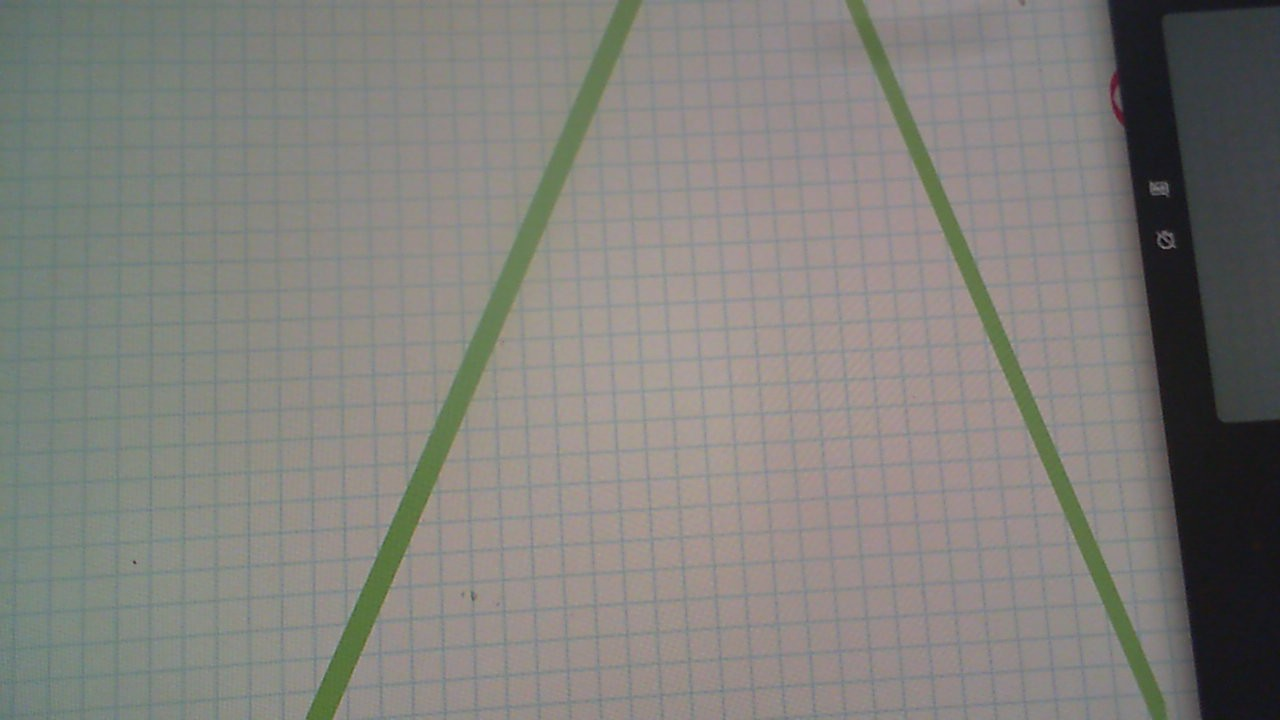
#> input picture test2.jpg, 1280 x 720 px
$ python -i lane_nav_gather_data.py   (imports and definitions only)
#> lines starting #> are read from the running program, lines starting #| are printed output that depends on the picture; after the words box and inside, x2 and y2 are one past the last pixel; in counts of white or black regions, pixels touching at a corner belong together
#> further down, picture is the input picture: shape (720, 1280, 3); mean B, G, R 123.4, 128.1, 129.6
### frame_client.py
# Client to recv from frame-server

import cv2
import socket
import pickle
import numpy as np
import threading
import time
import os

PORT = 5829

if os.environ.get("RC_CAR_PI_ADDR") is None:
    SERVER = "localhost"
    def _server_thread():
        import frame_server
    threading.Thread(target=_server_thread, daemon=True).start()
    time.sleep(4)
else:
    SERVER = os.environ.get("RC_CAR_PI_ADDR")

# Wrapper class to automatically lock/unlock
class SyncedVariable:
    def __init__(self, value):
        self._value = value
        self._lock = threading.Lock()

    def get(self):
        with self._lock:
            return self._value

    def set(self, value):
        with self._lock:
            self._value = value

_frame = SyncedVariable(None)

client = socket.socket(socket.AF_INET, socket.SOCK_STREAM)
client.connect((SERVER, PORT))

print(f"Connected to {SERVER}:{PORT}")

# [14 lines left out: function _recv, not called in this run]

def recv():
    global _frame
    return _frame.get()

# [4 lines left out: function recv_thread, not called in this run]

threading.Thread(target=recv_thread, daemon=True).start()

time.sleep(2) # allow time for the first frame to be received

# [13 lines that do not run on import are left out]

### lane_nav_gather_data.py
# data collector for lane navigation

import cv2
import rc_car_api
import frame_client
import numpy as np
import correct_fov
import steering_line
import white_balance
import threading
import time
import os

SHOULD_SAVE = True
DATASET_DIR = "lane_nav_data"
# [1 line not run here, left out]

def process_frame(image):
    height, _ = image.shape[:2]
#> height = 720
    hsv = cv2.cvtColor(image, cv2.COLOR_BGR2HSV)
#> hsv: shape (720, 1280, 3); mean H, S, V 54.5, 22.6, 132.9
    lower_green = (50, 40, 40)
    upper_green = (125, 255, 255)
    mask = cv2.inRange(hsv, lower_green, upper_green)
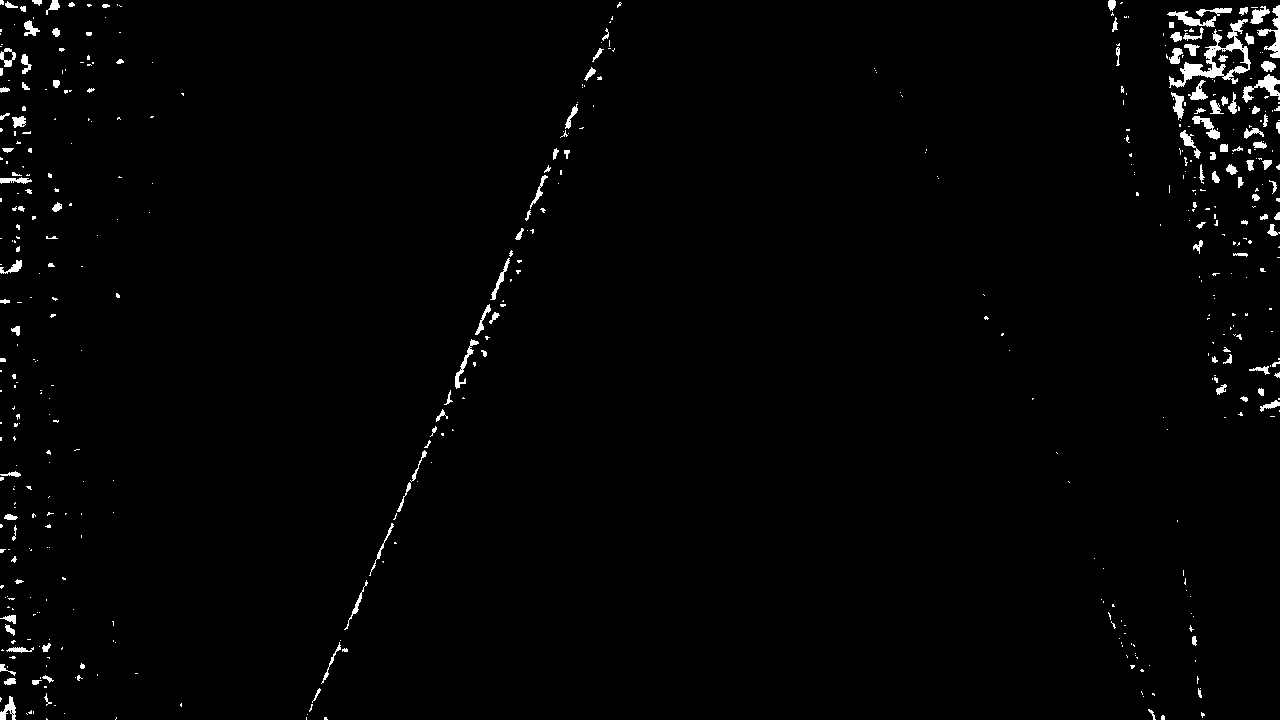
#> mask: shape (720, 1280); 1.4% white; 510 white regions (376 under 20 px), largest, box (x1, y1, x2, y2) and area: (1169, 19, 1251, 88) 1368, (1242, 74, 1280, 103) 402, (1257, 5, 1280, 58) 396
    white = 255 * np.ones_like(image)
    white = cv2.bitwise_and(white, white, mask=mask)
    white = cv2.cvtColor(white, cv2.COLOR_BGR2GRAY)
    image = white[int(height/2):, :]
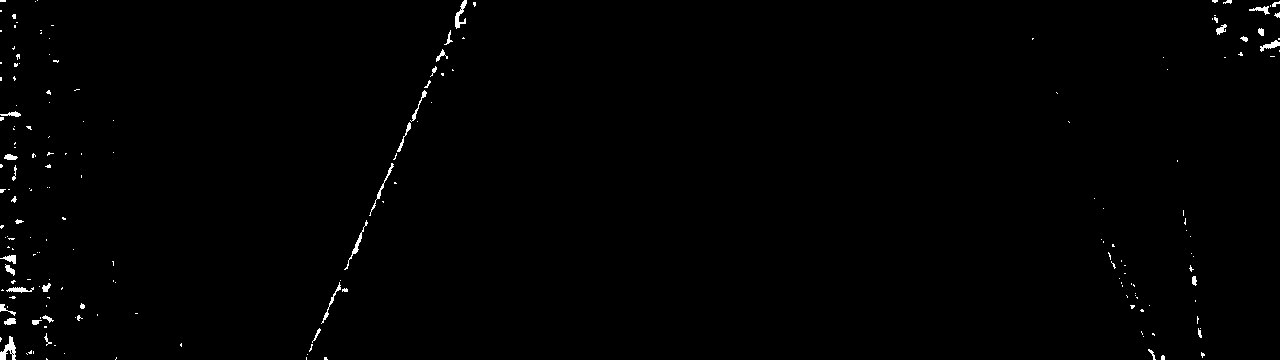
#> image: shape (360, 1280); 0.65% white; 195 white regions (157 under 20 px), largest, box (x1, y1, x2, y2) and area: (0, 336, 16, 360) 190, (455, 0, 467, 29) 143, (344, 220, 368, 270) 126
    image = cv2.GaussianBlur(image, (3, 3), 0)
    image = cv2.resize(image, (200, 66))
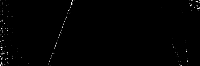
#> image: shape (66, 200); min 0, max 255, mean 1.6
    # image = image / 255
    return image

def save_frame(frame, angle):
    global DATASET_DIR
    filename = f"{DATASET_DIR}/frame_{angle + 90}_{len(os.listdir(DATASET_DIR))}.jpg"
    frame = process_frame(frame)
    cv2.imwrite(filename, frame)
    print(f"Saved {filename}")

angle = 0
# [36 lines not run here, left out]

>>> import cv2
>>> picture = cv2.imread('test2.jpg')
>>> result = process_frame(picture)
